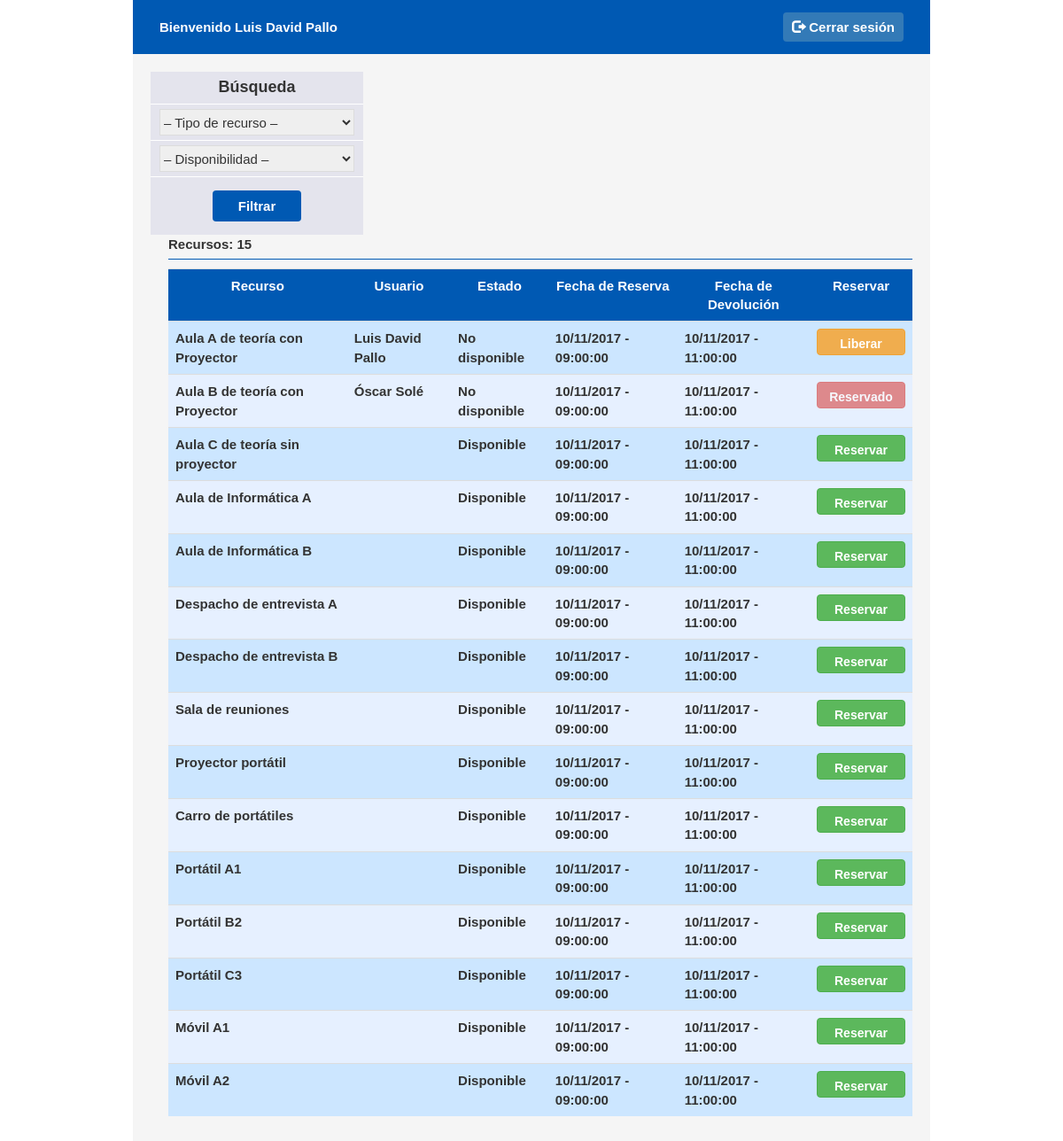
/recursos.php (signed in), run on an earlier commit of the app's database.
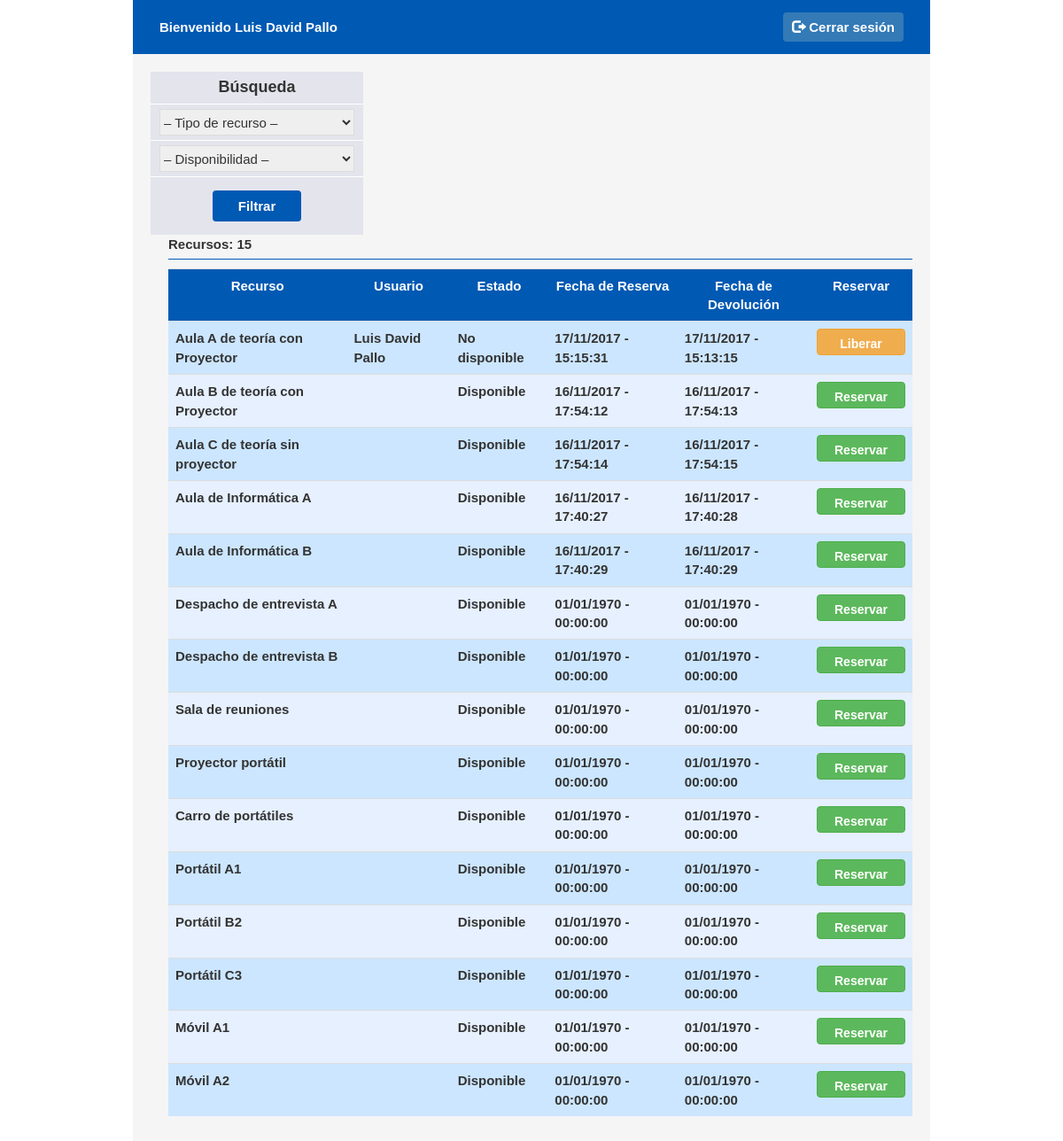
And on a later commit of the database.
### tables this page shows
CREATE TABLE `usuario` (
  `idusuario` int(3) NOT NULL,
  `nombre` varchar(20) DEFAULT NULL,
  `apellidos` varchar(50) DEFAULT NULL,
  `alias` varchar(15) DEFAULT NULL,
  `pwd` varchar(15) DEFAULT NULL
);

CREATE TABLE `recurso` (
  `idrecurso` int(3) NOT NULL,
  `nom_recurso` varchar(50) DEFAULT NULL,
  `tipo_recurso` varchar(15) DEFAULT NULL
);

CREATE TABLE `reserva_recurso` (
  `idreserva_recurso` int(3) NOT NULL,
  `idreserva` int(3) DEFAULT NULL,
  `idrecurso` int(3) DEFAULT NULL,
  `fecha_hora_reserva` datetime DEFAULT NULL,
  `fecha_hora_devolucion` datetime DEFAULT NULL
);

### recursos.php (the view, shortened to what this page needs)
<?php
	include 'session.php';
	if (isset($_SESSION['username'])) {
?>
<!DOCTYPE html>
<html>
	<head>
		<link rel="stylesheet" type="text/css" href="css/style.css">
		<link rel="stylesheet" href="https://maxcdn.bootstrapcdn.com/bootstrap/3.3.7/css/bootstrap.min.css">
	</head>
	<body>
		<div class="window">
			<div class="user-login-view">
				<div class="user-view-left">
					<?php
						$nsql="SELECT * FROM `usuario` WHERE `alias`= '".$_SESSION['username']."'";
						$name = mysqli_query($conexion, $nsql);
						while ($resname=mysqli_fetch_array($name)) {
							echo "<p>Bienvenido ".$resname['nombre']." ".$resname['apellidos']."</p>";
					?>
				</div>
				<div class="login-view-right">
					<a href="index.php?logout='1'" class="btn-logout"><span class="glyphicon glyphicon-log-out"></span> Cerrar sesi&#243;n</a>
				</div>
			</div>
			<div class="window-contenido">
				<div class="window-contenido-search">
					<span class="content-search-title">B&#250;squeda</span>
					<form action="recursos.php">
						<ul>
							<li>
								<span>
									<select name="tipo_recurso">
										<option value="" selected>&#8211; Tipo de recurso &#8211;</option>
									</select>
								</span>
							</li>
							<li>
								<span>
									<select name="disponibilidad">
										<option value="" selected>&#8211; Disponibilidad &#8211;</option>
									</select>
								</span>
							</li>
							<li>
								<span>
									<button type="submit" name="botonFiltro" value="Filtrar" class="btn-filtro">Filtrar</button>
								</span>
							</li>
						</ul>
					</form>
				</div>
				<div class="window-contenido-view">
					<?php
							$sql="SELECT `tipo_recurso`, `nom_recurso`, `usuario`.`nombre`, `usuario`.`apellidos`, `reserva`.`idreserva`, `reserva`.`disponibilidad`, `reserva_recurso`.`idreserva_recurso`, `reserva_recurso`.`fecha_hora_reserva`, `reserva_recurso`.`fecha_hora_devolucion`
										FROM `recurso`
										LEFT JOIN `reserva_recurso` ON `recurso`.`idrecurso`=`reserva_recurso`.`idreserva_recurso`
										LEFT JOIN `reserva` ON `recurso`.`idrecurso`=`reserva`.`idreserva`
										LEFT JOIN `usuario` ON `reserva`.`idusuario`=`usuario`.`idusuario`";
							$consulta=mysqli_query($conexion,$sql);
							if(mysqli_num_rows($consulta)>0) {
								echo "<table class='table'>
										<tr>
											<th> Recurso </th>
											<th> Usuario </th>
											<th> Estado </th>
											<th> Fecha de Reserva </th>
											<th> Fecha de Devoluci&#243;n </th>
											<th> Reservar </th>
										</tr>
									<b> Recursos: " . mysqli_num_rows($consulta) . "</b><hr id='hr'>";
									while ($result=mysqli_fetch_array($consulta)) {
										echo "<tr>";
											echo "<td>" . $result ['nom_recurso'] . "</td>";
											echo "<td>" . $result ['nombre'] . " " . $result ['apellidos'] . "</td>";
											if ($result['disponibilidad']>0) {
												echo "<td>Disponible</td>";
											} else {
												echo "<td>No disponible</td>";
											}
											$hora_reserva=strtotime($result ['fecha_hora_reserva']);
											echo "<td>" . DATE('d/m/Y - H:i:s',$hora_reserva) . "</td>";
											$hora_devolucion=strtotime($result ['fecha_hora_devolucion']);
											echo "<td>" . DATE('d/m/Y - H:i:s',$hora_devolucion) . "</td>";
											if ($result['disponibilidad']==1) {
												echo "<td>
														<form action='reservar_recurso.php'>
															<input type='hidden' name='idusuario' value=".$resname['idusuario'].">
															<input type='hidden' name='idreserva' value=".$result['idreserva'].">
															<input type='hidden' name='idreserva_recurso' value=".$result['idreserva_recurso'].">
															<button type='submit' name='reservar' value='Reservar' class='btn btn-success reserva'>Reservar</button>
														</form>
													</td>";
											} else {
												if ($resname['nombre']==$result['nombre']) {
													echo "<td>
														<form action='liberar_recurso.php'>
															<input type='hidden' name='idusuario' value=".$resname['idusuario'].">
															<input type='hidden' name='idreserva' value=".$result['idreserva'].">
															<input type='hidden' name='idreserva_recurso' value=".$result['idreserva_recurso'].">
															<button type='submit' name='liberar' value='Liberar' class='btn btn-warning reserva'>Liberar</button>
														</form>
													</td>";
												} else {
													echo "<td><button type='button' class='btn btn-danger disabled reserva'>Reservado</button></td>";
												}
											}
										echo "</tr>";
									}
								echo "</table>";
							}
						}
					?>
				</div>
				<br><br><br><br>
			</div>
		</div>
	</body>
</html>
<?php
	} else {
		header('location: index.php');
	}
?>

### css/style.css (style rules this page uses)
* { padding: 0; margin: 0; font-family: Sans-serif, Verdana; font-size: 15px; }
body { background-image: url(../img/background/green_dust_scratch_@2X.png); }
button { width: 300px; height: 45px; border: none; background-color:#0059b3; border-radius: 4px; cursor: pointer; }
a { padding: 8px 10px; border-radius: 4px; cursor: pointer; text-decoration: none; }
.btn-logout { color: #fff; background-color:#337ab7; border: none; font-weight: bold; }
.window { position: inherit; width: 75%; height: 100%; min-width: 350px; height: 100%; margin: 0 auto; background-color: rgba(245,245,245, 1); padding: 0px; }
.user-login-view { position: relative; overflow: hidden; padding: 10px 20px; background-color: #0059b3; color: #fff; font-weight: bold; }
.user-view-left { float: left; }
.user-view-left p { margin: 0; }
.login-view-right { float: right; }
.user-view-left, .login-view-right { margin: 10px 10px 10px 10px; }
.window-contenido { overflow: hidden; padding: 20px 20px; }
.window-contenido div { position: relative; float: left; min-width: 240px; }
.window-contenido-view { padding-left:20px; }
.content-search-title { display: table; margin: 0 auto; font-weight: bold; font-size: 18px; padding-top: 5px; padding-bottom: 5px; }
.window-contenido-search { background-color: rgba(224, 224, 235, 0.8); }
.window-contenido-search ul { list-style-type: none; }
.window-contenido-search li { border-top: 1px solid #fff; padding: 5px 10px; }
.window-contenido-search button { display: table; margin: 0 auto; margin-top: 10px; width: 100px; height: 35px; font-weight: bold; color: #fff; font-size: 15px; }
.window-contenido-search select { border: 1px solid #DCDCDC; width: 220px; height: 30px; }
.table { border: #cfc; border-collapse: collapse; width: 100%; font-weight: bold; }
#hr { margin-top: 5px; margin-bottom: 10px; border: 0; border-top: 1px solid #0059b3; }
tr { border: 1px; }
tr:nth-child(even) { background-color: #cce6ff; }
tr:nth-child(odd) { background-color: #e6f0ff; }
th { background-color: #0059b3; color: white; }
tr th { text-align: center; }
th, td { padding: 10px; text-align: left; }
td button { width: 100px; height: 30px; font-size: 18px; font-weight: bold; }
button.reserva { font-weight: bold; }

What changed in the data, as far as the page shows it:
changed usuario "Luis David": loses recurso (nom_recurso "Aula B de teoría con Proyector", usuario.nombre "Óscar", usuario.apellidos "Solé", shows "No disponible", reserva_recurso.fecha_hora_reserva "10/11/2017 - 09:00:00", reserva_recurso.fecha_hora_devolucion "10/11/2017 - 11:00:00", shows "Reservado"); gains reserva_recurso (recurso.nom_recurso "Aula B de teoría con Proyector", shows "Disponible", fecha_hora_reserva "16/11/2017 - 17:54:12", fecha_hora_devolucion "16/11/2017 - 17:54:13")
changed recurso "Aula A de teoría con Proyector": reserva_recurso.fecha_hora_reserva "10/11/2017 - 09:00:00" → "17/11/2017 - 15:15:31"; reserva_recurso.fecha_hora_devolucion "10/11/2017 - 11:00:00" → "17/11/2017 - 15:13:15"
changed reserva_recurso "Aula C de teoría sin proyector": fecha_hora_reserva "10/11/2017 - 09:00:00" → "16/11/2017 - 17:54:14"; fecha_hora_devolucion "10/11/2017 - 11:00:00" → "16/11/2017 - 17:54:15"
changed reserva_recurso "Aula de Informática A": fecha_hora_reserva "10/11/2017 - 09:00:00" → "16/11/2017 - 17:40:27"; fecha_hora_devolucion "10/11/2017 - 11:00:00" → "16/11/2017 - 17:40:28"
changed reserva_recurso "Aula de Informática B": fecha_hora_reserva "10/11/2017 - 09:00:00" → "16/11/2017 - 17:40:29"; fecha_hora_devolucion "10/11/2017 - 11:00:00" → "16/11/2017 - 17:40:29"
changed reserva_recurso "Despacho de entrevista A": fecha_hora_reserva "10/11/2017 - 09:00:00" → "01/01/1970 - 00:00:00"; fecha_hora_devolucion "10/11/2017 - 11:00:00" → "01/01/1970 - 00:00:00"
changed reserva_recurso "Despacho de entrevista B": fecha_hora_reserva "10/11/2017 - 09:00:00" → "01/01/1970 - 00:00:00"; fecha_hora_devolucion "10/11/2017 - 11:00:00" → "01/01/1970 - 00:00:00"
changed reserva_recurso "Sala de reuniones": fecha_hora_reserva "10/11/2017 - 09:00:00" → "01/01/1970 - 00:00:00"; fecha_hora_devolucion "10/11/2017 - 11:00:00" → "01/01/1970 - 00:00:00"
changed reserva_recurso "Proyector portátil": fecha_hora_reserva "10/11/2017 - 09:00:00" → "01/01/1970 - 00:00:00"; fecha_hora_devolucion "10/11/2017 - 11:00:00" → "01/01/1970 - 00:00:00"
changed reserva_recurso "Carro de portátiles": fecha_hora_reserva "10/11/2017 - 09:00:00" → "01/01/1970 - 00:00:00"; fecha_hora_devolucion "10/11/2017 - 11:00:00" → "01/01/1970 - 00:00:00"
changed reserva_recurso "Portátil A1": fecha_hora_reserva "10/11/2017 - 09:00:00" → "01/01/1970 - 00:00:00"; fecha_hora_devolucion "10/11/2017 - 11:00:00" → "01/01/1970 - 00:00:00"
changed reserva_recurso "Portátil B2": fecha_hora_reserva "10/11/2017 - 09:00:00" → "01/01/1970 - 00:00:00"; fecha_hora_devolucion "10/11/2017 - 11:00:00" → "01/01/1970 - 00:00:00"
changed reserva_recurso "Portátil C3": fecha_hora_reserva "10/11/2017 - 09:00:00" → "01/01/1970 - 00:00:00"; fecha_hora_devolucion "10/11/2017 - 11:00:00" → "01/01/1970 - 00:00:00"
changed reserva_recurso "Móvil A1": fecha_hora_reserva "10/11/2017 - 09:00:00" → "01/01/1970 - 00:00:00"; fecha_hora_devolucion "10/11/2017 - 11:00:00" → "01/01/1970 - 00:00:00"
changed reserva_recurso "Móvil A2": fecha_hora_reserva "10/11/2017 - 09:00:00" → "01/01/1970 - 00:00:00"; fecha_hora_devolucion "10/11/2017 - 11:00:00" → "01/01/1970 - 00:00:00"
